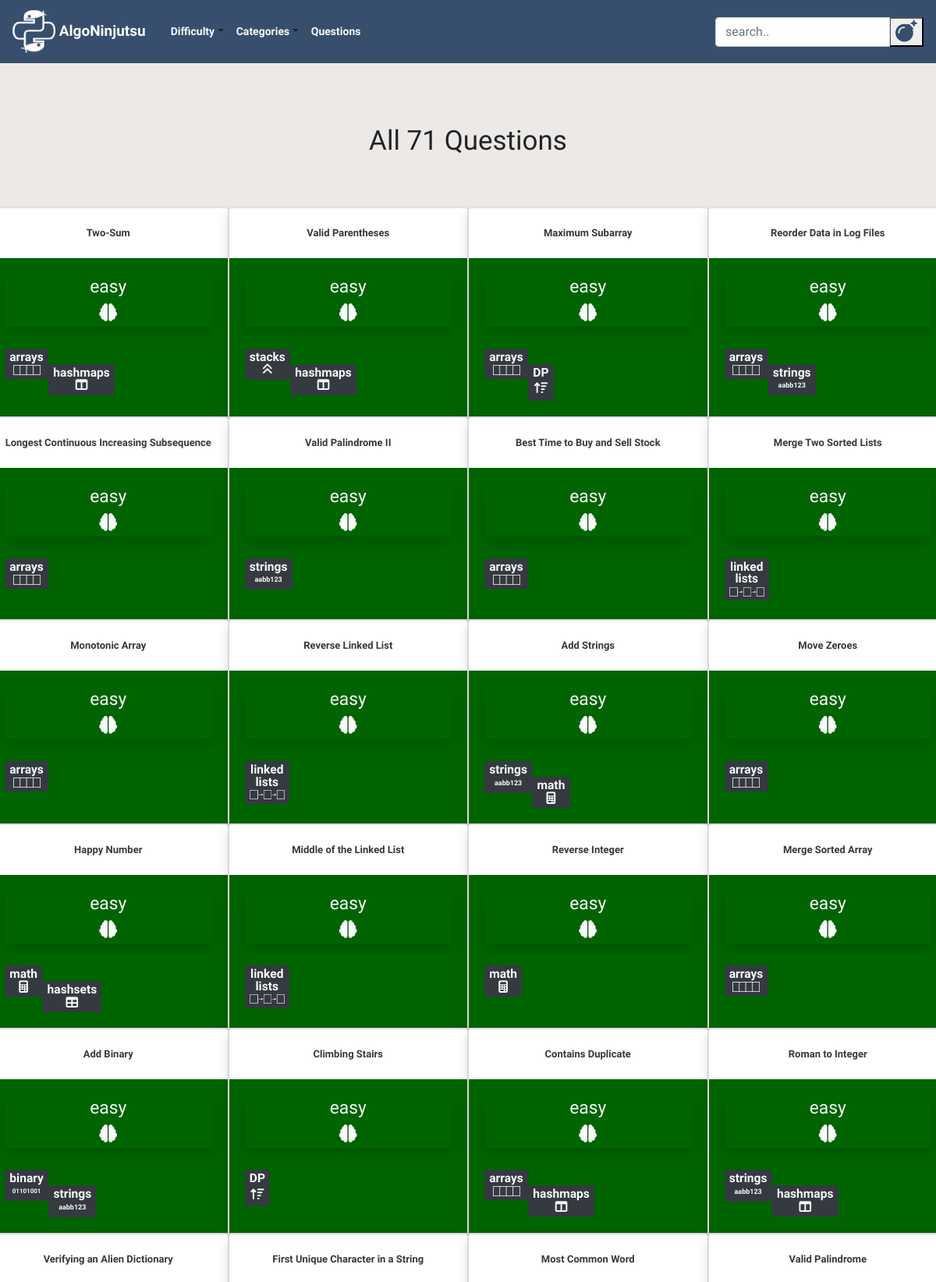
The page /questions/difficulty/easy/ (upper part) on the database its author committed.
### blog/models.py (models this page shows, shortened)
class Post(models.Model):
    author = models.TextField()
    title = RichTextField()
    category = models.TextField(choices = CATEGORY_CHOICES, default = 'arrays')
    alt_category = models.TextField(choices = CATEGORY_CHOICES, blank=True, null = True)
    difficulty = models.TextField(choices = DIFFICULTY_CHOICES, default = 'easy')
    description = RichTextField()
    text = RichTextField()
    explanation = RichTextField()
    additional_notes = RichTextField(blank=True, null = True)
    published_date = models.DateTimeField(blank=True, null=True)

### blog/views.py (the view)
# urls.py: path('questions/difficulty/<str:difficulty>/', views.DifficultyPostListView.as_view(), name='difficulty_post_list'),
class DifficultyPostListView(ListView):
    model = Post
    def get_queryset(self, *args, **kwargs):
        difficulty = self.kwargs.get('difficulty')
        return Post.objects.filter(difficulty = difficulty)

### blog/static/templates/blog/post_list.html (shortened to what this page needs)
{% extends 'blog/base.html' %}
{% load static %}
{% block content %}
<div class="postlist col-md-12">
    {% if not post_list.count %}
    <h1 class = "counter my-5" align = "center">No Questions Found</h1>
    <br><br>
    {% elif post_list.count == 1 %}
    <h1 class = "counter my-3" align="center">{{post_list.count}} Question</h1>
    <br><br>
    {% else %}
    <h1 class = "counter my-3" align="center">All {{post_list.count}} Questions</h1>
    <br><br>
    {% endif %}
  <div class="row">
  {% for post in post_list %}
  <div class="card shadow" style="width: 25%">
    <br>
    <h3 align="center"><a class="check text-dark" style = "font-size:13px;" href="{% url 'post_detail' pk=post.pk %}">
      <b>{{ post.title|safe }}</b></a></h3>
    {% if post.difficulty == "easy" %}
    <div class="card-body" style="background-color: rgb(0,100,0)">
    {% elif post.difficulty == "medium" %}
    <div class="card-body" style="background-color: rgb(204,204,0)">
    {% elif post.difficulty == "hard" %}
    <div class="card-body" style="background-color: rgb(128,0,0)"">
    {% endif %}
      <div class="postdifficulty text-light shadow rounded"align="center">
        <a class="text-light" href="{% url 'difficulty_post_list' difficulty=post.difficulty %}">
        {{post.difficulty}}
        <br>
        {% if post.difficulty == "medium" %}
        <i class="fas fa-brain fa-2x"></i>
        {% elif post.difficulty == "hard" %}
        <i class="fas fa-brain fa-3x"></i>
        {% else %}
        <i class="fas fa-brain"></i>
        {% endif %}
        </a>
      </div>
      <br>
        <div class="category text-light badge badge-dark my-1">
        <a class="text-light" href="{% url 'category_post_list' category=post.category %}">
        {% if post.category == "linked lists" %}
        <h8>linked <br>lists</h8>
        {% elif post.category == "binary search" %}
        <h8>binary <br>search</h8>
        {% endif %}
        {% if post.category != "linked lists" and post.category != "binary search"%}
        <h8>{{post.category}}</h8>
        {% endif %}
        <br>
        {% if post.category == "linked lists" %}
        <img src="{% static 'images/thumbnail_image8.png' %}" width="45" height="12">
        {% elif post.category == "backtracking" %}
        <i class="fas fa-trash-restore"></i>
        {% elif post.category == "trees" %}
        <img src="{% static 'images/thumbnail_image5.png' %}" width="16.5" height="16.5">
        {% elif post.category == "arrays" %}
        <img src="{% static 'images/thumbnail_image7.png' %}" width="35" height="13">
        {% elif post.category == "strings" %}
        <p class= "my-1" style = "font-size: 9px; font: verdana;"><b>aabb123</b></p>
        {% elif post.category == "hashsets" %}
        <i class="fas fa-table"></i>
        {% elif post.category == "hashmaps" %}
        <i class="fas fa-columns"></i>
        {% elif post.category == "DP" %}
        <i class="my-1 fas fa-sort-amount-up"></i>
        {% elif post.category == "math" %}
        <i class="fas fa-calculator"></i>
        {% elif post.category == "graphs" %}
        <i class="fas fa-th"></i>
        {% elif post.category == "stacks" %}
        <i class="fas fa-angle-double-up"></i>
        {% elif post.category == "queues" %}
        <i class="fas fa-angle-double-right"></i>
        {% elif post.category == "recursion" %}
        <i class="fas fa-infinity"></i>
        {% elif post.category == "tries" %}
        <img src="{% static 'images/thumbnail_image6.png' %}" width="25.3" height="22">
        {% elif post.category == "binary" %}
        <p class= "my-1" style = "font-size: 8px; font: verdana;"><b>01101001</b></p>
        {% elif post.category == "binary search" %}
        <i class="fas fa-arrows-alt-h"></i>
        {% elif post.category == "heaps" %}
        <img src="{% static 'images/thumbnail_image5.png' %}" width="16.5" height="16.5">
        {% endif %}
        </a>
        </div>
        <br>
        {% if post.alt_category %}
        <div class="alt_category text-light badge badge-dark">
        {% else %}
        <div class="alt_category text-light">
        {% endif %}
        <a class="text-light" href="{% url 'category_post_list' category=post.alt_category %}">
          {% if post.alt_category and post.alt_category != "linked lists" and post.alt_category != "binary search"%}
          <h8>{{post.alt_category}}</h8>
          {% endif %}
          <br>
        {% if post.alt_category == "linked lists" %}
        <img src="{% static 'images/thumbnail_image8.png' %}" width="45" height="12">
        {% elif post.alt_category == "backtracking" %}
        <i class="fas fa-trash-restore"></i>
        {% elif post.alt_category == "trees" %}
        <img src="{% static 'images/thumbnail_image5.png' %}" width="16.5" height="16.5">
        {% elif post.alt_category == "arrays" %}
        <img src="{% static 'images/thumbnail_image7.png' %}" width="35" height="13">
        {% elif post.alt_category == "hashmaps" %}
        <i class="fas fa-columns"></i>
        {% elif post.alt_category == "DP" %}
        <i class="my-1 fas fa-sort-amount-up"></i>
        {% elif post.alt_category == "math" %}
        <i class="fas fa-calculator"></i>
        {% elif post.alt_category == "graphs" %}
        <i class="fas fa-th fa-2x"></i>
        {% elif post.alt_category == "stacks" %}
        <i class="fas fa-angle-double-up"></i>
        {% elif post.alt_category == "queues" %}
        <i class="fas fa-angle-double-right"></i>
        {% elif post.alt_category == "strings" %}
        <p class= "my-1" style = "font-size: 9px; font: verdana;"><b>aabb123</b></p>
        {% elif post.alt_category == "hashsets" %}
        <i class="fas fa-table"></i>
        {% elif post.alt_category == "recursion" %}
        <i class="fas fa-infinity"></i>
        {% elif post.alt_category == "tries" %}
        <img src="{% static 'images/thumbnail_image6.png' %}" width="25.3" height="22">
        {% elif post.alt_category == "heaps" %}
        <img src="{% static 'images/thumbnail_image5.png' %}" width="16.5" height="16.5">
        {% elif post.alt_category == "binary" %}
        <p class= "my-1" style = "font-size: 9px; font: verdana;"><b>01101001</b></p>
        {% elif post.alt_category == "binary search" %}
        <i class="fas fa-arrows-alt-h"></i>
        {% endif %}
        </a>
        </div>
    </div>
  </div>
  {% endfor %}
  </div>
</div>
{% endblock %}

### blog/static/css/blog.css (style rules this page uses)
body { font-family: 'Special Elite', cursive; background: #ECE9E6; background: -webkit-linear-gradient(to bottom, #FFFFFF, #ECE9E6); overflow-x: hidden; max-width: 100%; }
img { max-width:100%; }
.postdifficulty { font-size: 1.9vmin !important; }
.counter { font-family: 'Rock Salt', cursive; font-size: 35px; }
.category { float:left; font-size: 1.3vmin !important; }
.alt_category { font-size: 1.3vmin !important; float:left; }
.card { transition: 1.5s; }
.card:not(:first-child) { margin-down: -10px; }

### rows shown on the page
Post: title "Two-Sum", difficulty "easy", category "arrays", alt_category "hashmaps"
Post: title "Valid Parentheses", difficulty "easy", category "stacks", alt_category "hashmaps"
Post: title "Maximum Subarray", difficulty "easy", category "arrays", alt_category "DP"
Post: title "Reorder Data in Log Files", difficulty "easy", category "arrays", alt_category "strings", shows "aabb123"
Post: title "Longest Continuous Increasing Subsequence", difficulty "easy", category "arrays"
Post: title "Valid Palindrome II", difficulty "easy", category "strings", shows "aabb123"
Post: title "Best Time to Buy and Sell Stock", difficulty "easy", category "arrays"
Post: title "Merge Two Sorted Lists", difficulty "easy", category "linked"
Post: title "Monotonic Array", difficulty "easy", category "arrays"
Post: title "Reverse Linked List", difficulty "easy", category "linked"
Post: title "Add Strings", difficulty "easy", category "strings", shows "aabb123", alt_category "math"
Post: title "Move Zeroes", difficulty "easy", category "arrays"
Post: title "Happy Number", difficulty "easy", category "math", alt_category "hashsets"
Post: title "Middle of the Linked List", difficulty "easy", category "linked"
Post: title "Reverse Integer", difficulty "easy", category "math"
Post: title "Merge Sorted Array", difficulty "easy", category "arrays"
Post: title "Add Binary", difficulty "easy", category "binary", shows "01101001", alt_category "strings", shows "aabb123"
Post: title "Climbing Stairs", difficulty "easy", category "DP"
Post: title "Contains Duplicate", difficulty "easy", category "arrays", alt_category "hashmaps"
Post: title "Roman to Integer", difficulty "easy", category "strings", shows "aabb123", alt_category "hashmaps"
Post: title "Verifying an Alien Dictionary"
Post: title "First Unique Character in a String"
Post: title "Most Common Word"
Post: title "Valid Palindrome"

### other values the page prints
{{ post_list.count }} "71"
